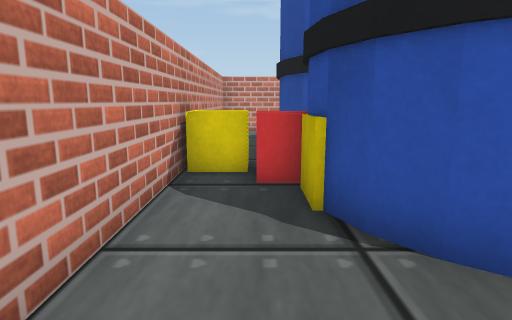
[1] (above)

15 first-person views from a walk through a world built for the Webots simulator. The camera is 0.14 m above the floor, tilts 10° down and sees 75° across. The floor is counted in squares, 0.1 m on a side. Each view is taken from the middle of a square. On the plan, view 1 faces up. The plan holds only what a view shows up to about 15 squares ahead; the rest is blank. The place goes on beyond the plan. Webots' stock objects and surfaces are drawn as simple stand-ins.

[2]
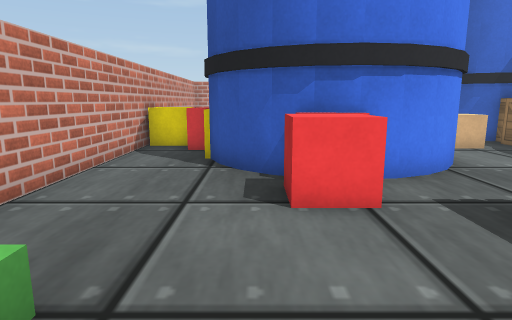

[3]
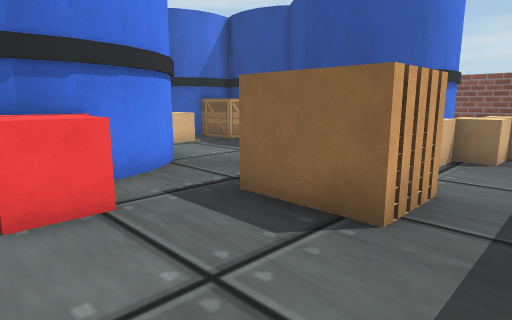

[4]
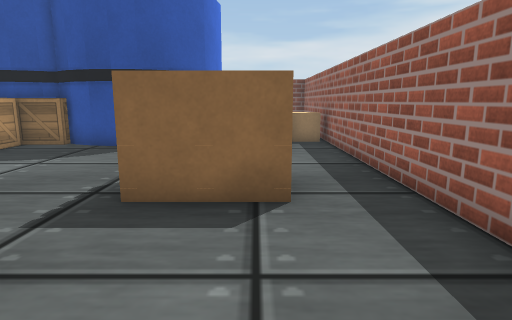

[5]
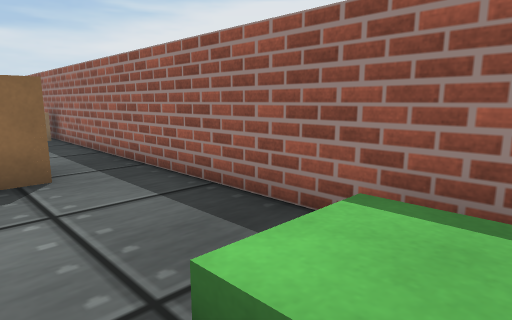

[6]
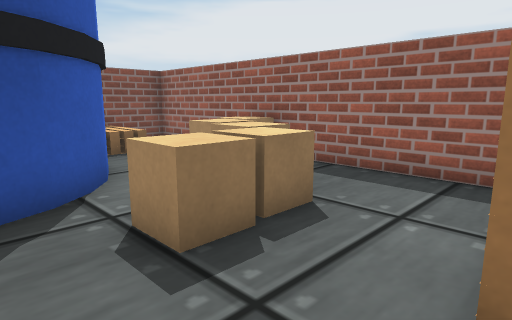

[7]
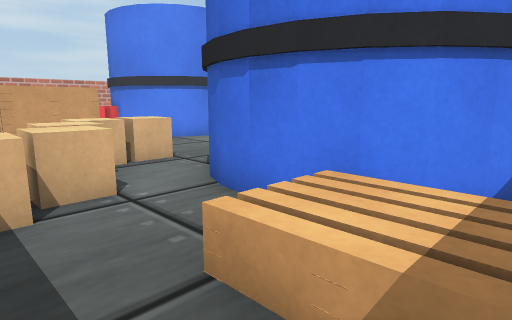

[8]
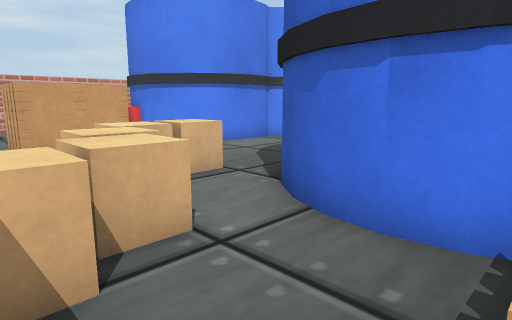

[9]
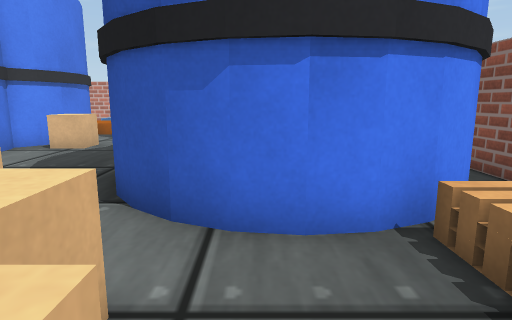

[10]
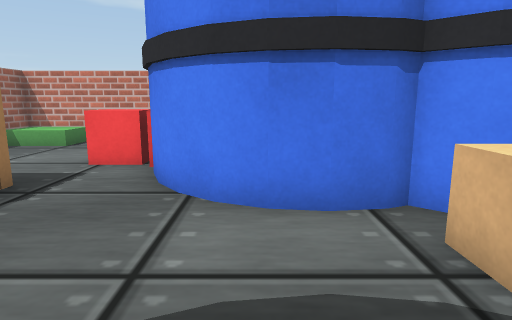

[11]
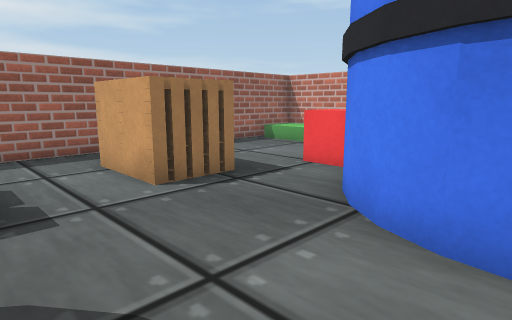

[12]
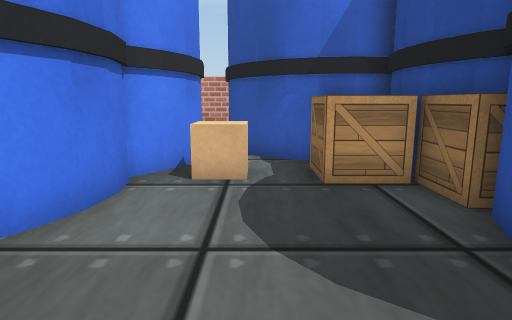

[13]
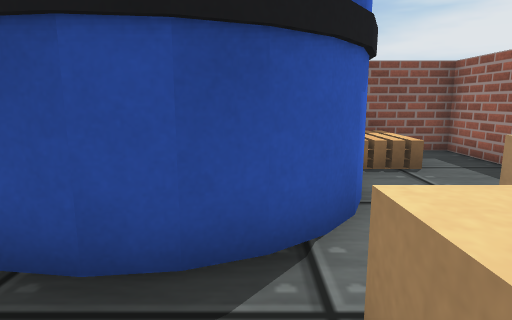

[14]
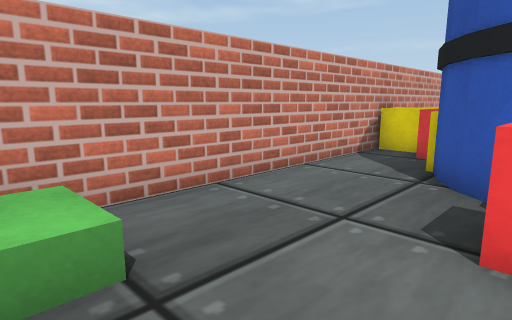

[15]
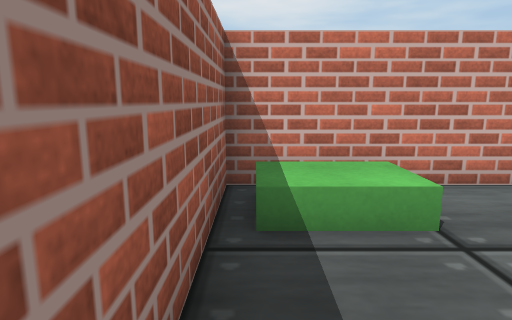

### Floor plan
Key: @ floor where view 1 was taken; # wall or solid block; . floor; B barrel; C plastic crate; A cardboard box; W wooden box; P stack of pallets.
Columns run from 2 left of view 1 to 19 right of it. Each row starts with its distance up from view 1.
  9 #  B     ##B
  8 #CCB     ##BB##
  7 #CCB     #AAWW#
  6 #.CC     BAAWW#
  5 #..#     B....##
  4 #..#    BB....B
  3 #...B  BB.....B      #
  2 #....##B......B      #
  1 #....C........B    B #
  0 #.@.....PP..A..BBBBB #
 -1 #.......PP..A.....PPP#
 -2 #CC.....PP..AAAA..PPP#
 -3 #CC...........AA.....#
 -4 #CC............A.....#
 -5 ######################

Positions as (right, up) in squares from view 1, and headings:
1: (0, 0), facing up
2: (2, -4), facing up
3: (2, -4), facing up-right
4: (1, -2), facing right
5: (-1, -1), facing down-right
6: (7, 2), facing down-right
7: (18, -4), facing up-left
8: (16, -4), facing up-left
9: (14, -4), facing up
10: (11, 4), facing left
11: (10, 5), facing down-left
12: (9, 0), facing up
13: (9, 1), facing right
14: (3, -3), facing up-left
15: (4, -4), facing left
